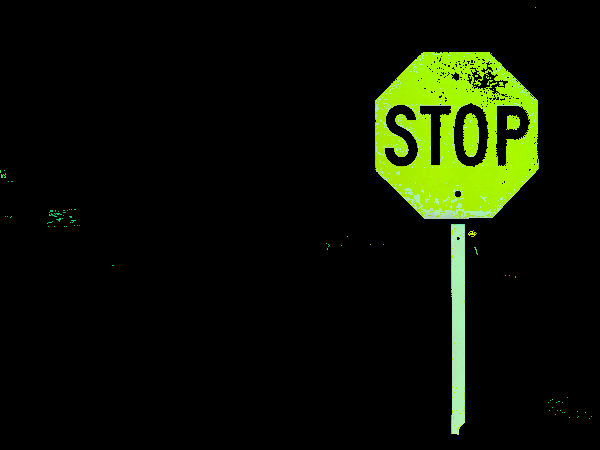
#> input picture ye.png, 600 x 450 px
$ python prog.py
#> lines starting #> are read from the running program, lines starting #| are printed output that depends on the picture
import numpy as np
import cv2

def my_fn():
    # img = cv2.imread("/images/tes3.jpg", cv2.IMREAD_GRAYSCALE)
    img = cv2.imread("ye.png")
#> img is the input picture: shape (450, 600, 3); mean B, G, R 3, 18.6, 12.7
    hsv = cv2.cvtColor(img, cv2.COLOR_HSV2BGR)
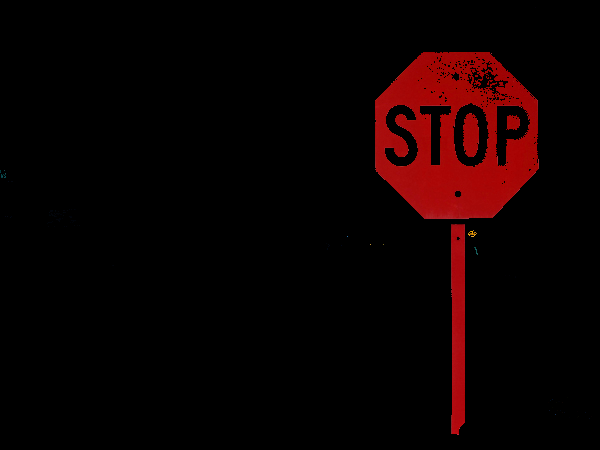
#> hsv: shape (450, 600, 3); mean B, G, R 0.7, 0.7, 12.7
    img = cv2.cvtColor(hsv, cv2.COLOR_BGR2GRAY)
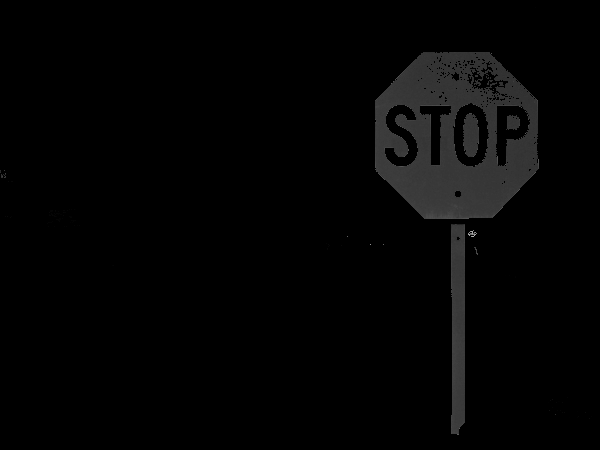
#> img: shape (450, 600); min 0, max 180, mean 4.3
    _, threshold = cv2.threshold(img, 240, 255, cv2.THRESH_BINARY)
#> threshold: shape (450, 600); every value is 0
    contours, _ = cv2.findContours(threshold, cv2.RETR_TREE, cv2.CHAIN_APPROX_SIMPLE)
#> contours = []

    font = cv2.FONT_HERSHEY_COMPLEX

    for cnt in contours:
        approx = cv2.approxPolyDP(cnt, 0.01*cv2.arcLength(cnt, True), True)
        cv2.drawContours(img, [approx], 0, (0), 5)
        x = approx.ravel()[0]
        y = approx.ravel()[1]

        if len(approx) == 3:
            cv2.putText(img, "Triangle", (x, y), font, 1, (0))
        elif len(approx) == 4:
            cv2.putText(img, "Rectangle", (x, y), font, 1, (0))
        elif len(approx) == 5:
            cv2.putText(img, "Pentagon", (x, y), font, 1, (0))
        elif 6 < len(approx) < 15:
            cv2.putText(img, "Ellipse", (x, y), font, 1, (0))
        else:
            cv2.putText(img, "Circle", (x, y), font, 1, (0))
#> this loop made 0 passes

    cv2.imshow("shapes", img)
    cv2.imshow("Threshold", threshold)
    cv2.waitKey(0)
    cv2.destroyAllWindows()

def fn2():

    # img = cv2.imread('/images/tes3.jpg')
    # gray = cv2.cvtColor(img, cv2.COLOR_BGR2GRAY)

    img = cv2.imread("ye.png")
    hsv = cv2.cvtColor(img, cv2.COLOR_HSV2BGR)
    gray = cv2.cvtColor(hsv, cv2.COLOR_BGR2GRAY)

    ret,thresh = cv2.threshold(gray,127,255,1)

    contours,h = cv2.findContours(thresh,1,2)

    for cnt in contours:
        approx = cv2.approxPolyDP(cnt,0.01*cv2.arcLength(cnt,True),True)
        #print len(approx)
        if len(approx)==5:
            print("pentagon")
            cv2.drawContours(img,[cnt],0,255,-1)
        elif len(approx)==3:
            print("triangle")
            cv2.drawContours(img,[cnt],0,(0,255,0),-1)
        elif len(approx)==4:
            print("square")
            cv2.drawContours(img,[cnt],0,(0,0,255),-1)
        elif len(approx) == 9:
            print("half-circle")
            cv2.drawContours(img,[cnt],0,(255,255,0),-1)
        elif len(approx) > 15:
            print ("circle")
            cv2.drawContours(img,[cnt],0,(0,255,255),-1)

    cv2.imshow('img',img)
    cv2.waitKey(0)
    cv2.destroyAllWindows()

my_fn()
